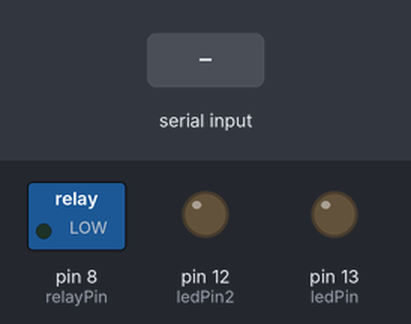
Recording of a sketch running on a simulated Arduino Uno, built with avr-gcc and run on an emulated ATmega328P. Shown: switched loads named in the sketch (green lamp = pin HIGH), output pins drawn as LEDs (lit = HIGH). The inputs (shaded band) are chosen by the test bench. What the sketch prints to the serial monitor is not drawn.

Above: at 1.2 s.
1.3 s: "1" received over Serial
At 2.5 s:
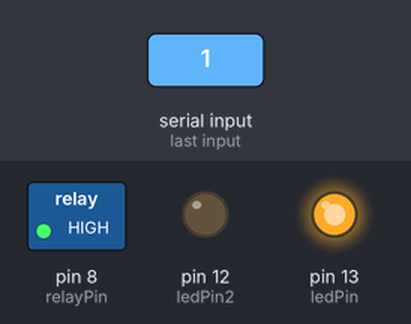
2.8 s: "0" received over Serial
At 4.9 s:
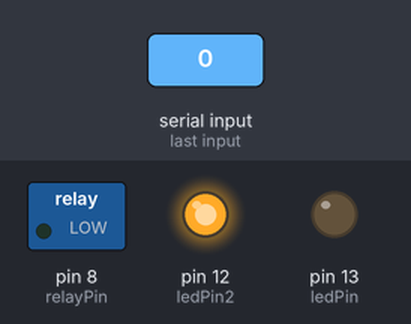
Timing chart, 0 to 8.8 s (numbered marks = the images above; inputs shaded):
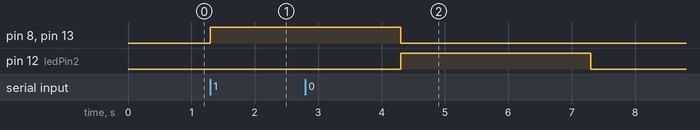

The sketch:

unlock.ino
```cpp
const int relayPin = 8;
const int ledPin = 13;
const int ledPin2 = 12;
void setup() {
  Serial.begin(9600);
  pinMode(relayPin, OUTPUT);
  pinMode(ledPin, OUTPUT);
  pinMode(ledPin2, OUTPUT);
  digitalWrite(relayPin, LOW);
}

void loop() {
  if (Serial.available() > 0) { // Kiểm tra có tín hiệu từ Serial
    char received = Serial.read(); // Đọc tín hiệu từ Python
    Serial.print("Nhận được: "); // In tín hiệu nhận được
    Serial.println(received); // In tín hiệu nhận được

    if (received == '1') {
      digitalWrite(relayPin, HIGH);
      Serial.println("Khóa bật!");
      digitalWrite(ledPin, HIGH);
      delay(3000); // Giữ LED sáng trong 5 giây

      digitalWrite(relayPin, LOW);  // Tắt LED sau 5 giây
      digitalWrite(ledPin, LOW);
      Serial.println("Khóa đóng!");
    } else if (received == '0') {
      digitalWrite(relayPin, LOW); // Tắt LED khi nhận '0'
      Serial.println("Nhận diện không được!");
      digitalWrite(ledPin2, HIGH);
      delay(3000);
      digitalWrite(ledPin2, LOW);

    }
  }
}
```

setting.ino
```cpp

```

Measured:
- after the input at 1.3 s, pin 8 (relayPin), pin 13 (ledPin): LOW → HIGH at once
- after the input at 2.8 s, pin 12 (ledPin2): LOW → HIGH after 1.5 s, → LOW 3.0 s later
